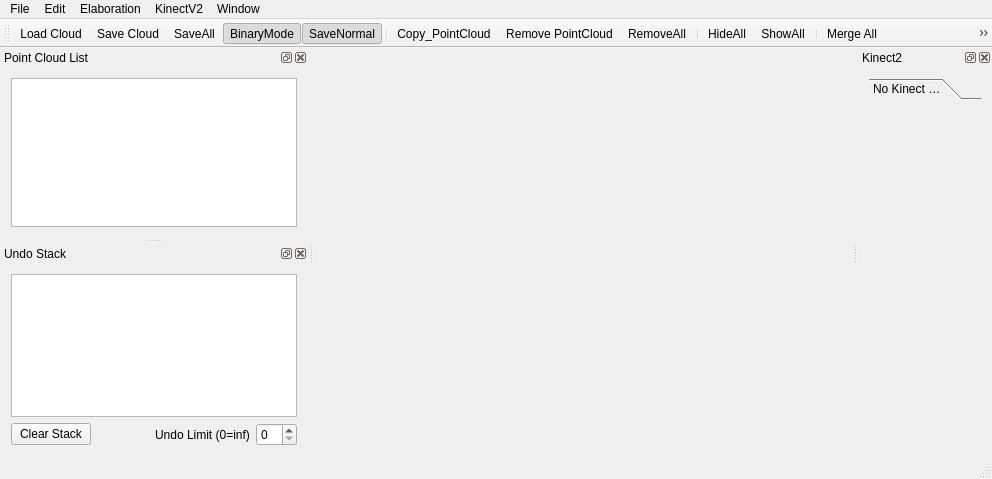
<?xml version="1.0" encoding="UTF-8"?>
<ui version="4.0">
 <class>MainWindow</class>
 <widget class="QMainWindow" name="MainWindow">
  <property name="geometry">
   <rect>
    <x>0</x>
    <y>0</y>
    <width>992</width>
    <height>479</height>
   </rect>
  </property>
  <property name="windowTitle">
   <string>MainWindow</string>
  </property>
  <widget class="QWidget" name="centralWidget">
   <property name="minimumSize">
    <size>
     <width>0</width>
     <height>0</height>
    </size>
   </property>
   <layout class="QGridLayout" name="gridLayout">
    <item row="0" column="1">
     <widget class="QVTKWidget" name="qvtkWidget" native="true">
      <property name="sizePolicy">
       <sizepolicy hsizetype="Expanding" vsizetype="Preferred">
        <horstretch>0</horstretch>
        <verstretch>0</verstretch>
       </sizepolicy>
      </property>
     </widget>
    </item>
   </layout>
  </widget>
  <widget class="QToolBar" name="toolBar">
   <attribute name="toolBarArea">
    <enum>TopToolBarArea</enum>
   </attribute>
   <attribute name="toolBarBreak">
    <bool>false</bool>
   </attribute>
   <addaction name="actionLoad_PointCloud"/>
   <addaction name="actionSave_PointCloud"/>
   <addaction name="actionSaveAll"/>
   <addaction name="actionBinaryMode"/>
   <addaction name="actionSaveNormal"/>
   <addaction name="separator"/>
   <addaction name="actionCopy_PointCloud"/>
   <addaction name="actionRemove_PointCloud"/>
   <addaction name="actionRemoveAll"/>
   <addaction name="separator"/>
   <addaction name="actionHideAll"/>
   <addaction name="actionShowAll"/>
   <addaction name="separator"/>
   <addaction name="actionMerge_All"/>
   <addaction name="actionShowSelectedPointCloud"/>
   <addaction name="separator"/>
   <addaction name="actionShowRefSystem"/>
   <addaction name="actionShowGround"/>
   <addaction name="actionTestPCLPlotter"/>
   <addaction name="actionPointSelection"/>
   <addaction name="actionExportPoses"/>
  </widget>
  <widget class="QStatusBar" name="statusBar"/>
  <widget class="QDockWidget" name="dockWidget_PointCloudList">
   <property name="minimumSize">
    <size>
     <width>300</width>
     <height>121</height>
    </size>
   </property>
   <property name="windowTitle">
    <string>Point Cloud List</string>
   </property>
   <attribute name="dockWidgetArea">
    <number>1</number>
   </attribute>
   <widget class="QWidget" name="dockWidgetContents">
    <layout class="QGridLayout" name="gridLayout_2">
     <item row="0" column="0">
      <widget class="QTreeView" name="CloudListView">
       <attribute name="headerDefaultSectionSize">
        <number>150</number>
       </attribute>
      </widget>
     </item>
    </layout>
   </widget>
  </widget>
  <widget class="QDockWidget" name="dockWidget_Kinect">
   <property name="windowTitle">
    <string>Kinect2</string>
   </property>
   <attribute name="dockWidgetArea">
    <number>2</number>
   </attribute>
   <widget class="QWidget" name="dockWidgetContents_Kinect">
    <property name="accessibleName">
     <string>KinectV2</string>
    </property>
    <layout class="QGridLayout" name="gridLayout_3">
     <item row="0" column="0">
      <widget class="QToolBox" name="KintoolBox">
       <widget class="KinectTab" name="EmptyKinect">
        <property name="geometry">
         <rect>
          <x>0</x>
          <y>0</y>
          <width>141</width>
          <height>318</height>
         </rect>
        </property>
        <attribute name="label">
         <string>No Kinect V2 found</string>
        </attribute>
       </widget>
      </widget>
     </item>
    </layout>
   </widget>
  </widget>
  <widget class="QDockWidget" name="dockWidget_UndoStack">
   <property name="minimumSize">
    <size>
     <width>308</width>
     <height>156</height>
    </size>
   </property>
   <property name="windowTitle">
    <string>Undo Stack</string>
   </property>
   <attribute name="dockWidgetArea">
    <number>1</number>
   </attribute>
   <widget class="QWidget" name="dockWidgetContents_3">
    <layout class="QVBoxLayout" name="verticalLayout">
     <item>
      <widget class="QUndoView" name="UndoStackView"/>
     </item>
     <item>
      <layout class="QHBoxLayout" name="horizontalLayout">
       <item>
        <widget class="QPushButton" name="pushButton_ClearUndoStack">
         <property name="text">
          <string>Clear Stack</string>
         </property>
        </widget>
       </item>
       <item>
        <spacer name="horizontalSpacer">
         <property name="orientation">
          <enum>Qt::Horizontal</enum>
         </property>
         <property name="sizeHint" stdset="0">
          <size>
           <width>40</width>
           <height>20</height>
          </size>
         </property>
        </spacer>
       </item>
       <item>
        <widget class="QLabel" name="label">
         <property name="text">
          <string>Undo Limit (0=inf)</string>
         </property>
        </widget>
       </item>
       <item>
        <widget class="QSpinBox" name="spinBox_UndoLimit"/>
       </item>
      </layout>
     </item>
    </layout>
   </widget>
  </widget>
  <widget class="QMenuBar" name="menuBar">
   <property name="geometry">
    <rect>
     <x>0</x>
     <y>0</y>
     <width>992</width>
     <height>25</height>
    </rect>
   </property>
   <widget class="QMenu" name="menuEdit">
    <property name="title">
     <string>Edit</string>
    </property>
   </widget>
   <widget class="QMenu" name="menuFile">
    <property name="title">
     <string>File</string>
    </property>
    <addaction name="actionLoad_PointCloud"/>
    <addaction name="actionSave_PointCloud"/>
    <addaction name="actionRemove_PointCloud"/>
    <addaction name="separator"/>
    <addaction name="separator"/>
   </widget>
   <widget class="QMenu" name="menuWindow">
    <property name="title">
     <string>Window</string>
    </property>
   </widget>
   <widget class="QMenu" name="menuElaborattion">
    <property name="title">
     <string>Elaboration</string>
    </property>
    <widget class="QMenu" name="menuFilters">
     <property name="title">
      <string>Filters</string>
     </property>
    </widget>
    <widget class="QMenu" name="menuRegistration">
     <property name="title">
      <string>Registration</string>
     </property>
    </widget>
    <widget class="QMenu" name="menuRecognition">
     <property name="title">
      <string>Recognition</string>
     </property>
    </widget>
    <addaction name="menuFilters"/>
    <addaction name="menuRegistration"/>
    <addaction name="menuRecognition"/>
   </widget>
   <widget class="QMenu" name="menuKinect">
    <property name="title">
     <string>KinectV2</string>
    </property>
    <addaction name="actionSyncOpen"/>
    <addaction name="actionSyncClose"/>
    <addaction name="actionSyncGrab"/>
   </widget>
   <addaction name="menuFile"/>
   <addaction name="menuEdit"/>
   <addaction name="menuElaborattion"/>
   <addaction name="menuKinect"/>
   <addaction name="menuWindow"/>
  </widget>
  <action name="actionLoad_PointCloud">
   <property name="icon">
    <iconset resource="../Icon/Icon.qrc">
     <normaloff>:/Images/Open.png</normaloff>:/Images/Open.png</iconset>
   </property>
   <property name="text">
    <string>Load Cloud</string>
   </property>
   <property name="toolTip">
    <string>Load a Point Cloud</string>
   </property>
   <property name="shortcut">
    <string>Ctrl+O</string>
   </property>
  </action>
  <action name="actionRemove_PointCloud">
   <property name="icon">
    <iconset resource="../Icon/Icon.qrc">
     <normaloff>:/Images/Trash.png</normaloff>:/Images/Trash.png</iconset>
   </property>
   <property name="text">
    <string>Remove PointCloud</string>
   </property>
   <property name="toolTip">
    <string>Remove the current Point Cloud</string>
   </property>
  </action>
  <action name="actionSave_PointCloud">
   <property name="icon">
    <iconset resource="../Icon/Icon.qrc">
     <normaloff>:/Images/Save.png</normaloff>:/Images/Save.png</iconset>
   </property>
   <property name="text">
    <string>Save Cloud</string>
   </property>
   <property name="toolTip">
    <string>Save the current Point Cloud</string>
   </property>
   <property name="shortcut">
    <string>Ctrl+S</string>
   </property>
  </action>
  <action name="actionBinaryMode">
   <property name="checkable">
    <bool>true</bool>
   </property>
   <property name="checked">
    <bool>true</bool>
   </property>
   <property name="icon">
    <iconset resource="../Icon/Icon.qrc">
     <normaloff>:/Images/Binary.png</normaloff>:/Images/Binary.png</iconset>
   </property>
   <property name="text">
    <string>BinaryMode</string>
   </property>
   <property name="toolTip">
    <string>Save Point Cloud in Binary Mode</string>
   </property>
  </action>
  <action name="actionSyncGrab">
   <property name="text">
    <string>SyncGrab</string>
   </property>
   <property name="toolTip">
    <string>SyncGrab</string>
   </property>
  </action>
  <action name="actionSyncOpen">
   <property name="text">
    <string>SyncOpen</string>
   </property>
   <property name="toolTip">
    <string>SyncOpen</string>
   </property>
  </action>
  <action name="actionSyncClose">
   <property name="text">
    <string>SyncClose</string>
   </property>
   <property name="toolTip">
    <string>SyncClose</string>
   </property>
  </action>
  <action name="actionRemoveAll">
   <property name="icon">
    <iconset resource="../Icon/Icon.qrc">
     <normaloff>:/Images/Trash_All.png</normaloff>:/Images/Trash_All.png</iconset>
   </property>
   <property name="text">
    <string>RemoveAll</string>
   </property>
   <property name="toolTip">
    <string>RemoveAll</string>
   </property>
  </action>
  <action name="actionHideAll">
   <property name="icon">
    <iconset resource="../Icon/Icon.qrc">
     <normaloff>:/Images/Hide.png</normaloff>:/Images/Hide.png</iconset>
   </property>
   <property name="text">
    <string>HideAll</string>
   </property>
   <property name="toolTip">
    <string>HideAll</string>
   </property>
  </action>
  <action name="actionShowAll">
   <property name="icon">
    <iconset resource="../Icon/Icon.qrc">
     <normaloff>:/Images/Show.png</normaloff>:/Images/Show.png</iconset>
   </property>
   <property name="text">
    <string>ShowAll</string>
   </property>
   <property name="toolTip">
    <string>Show All the point cloud in the list</string>
   </property>
  </action>
  <action name="actionShowRefSystem">
   <property name="checkable">
    <bool>true</bool>
   </property>
   <property name="checked">
    <bool>true</bool>
   </property>
   <property name="icon">
    <iconset resource="../Icon/Icon.qrc">
     <normaloff>:/Images/Ref_Syst.png</normaloff>:/Images/Ref_Syst.png</iconset>
   </property>
   <property name="text">
    <string>ShowRefSystem</string>
   </property>
   <property name="toolTip">
    <string>Show the main Reference System</string>
   </property>
  </action>
  <action name="actionCopy_PointCloud">
   <property name="icon">
    <iconset resource="../Icon/Icon.qrc">
     <normaloff>:/Images/Copy.png</normaloff>:/Images/Copy.png</iconset>
   </property>
   <property name="text">
    <string>Copy_PointCloud</string>
   </property>
   <property name="shortcut">
    <string>Ctrl+C</string>
   </property>
  </action>
  <action name="actionShowSelectedPointCloud">
   <property name="checkable">
    <bool>true</bool>
   </property>
   <property name="checked">
    <bool>false</bool>
   </property>
   <property name="text">
    <string>ShowSelectedPointCloud</string>
   </property>
   <property name="toolTip">
    <string>Show the Selected Point Cloud</string>
   </property>
  </action>
  <action name="actionSaveAll">
   <property name="icon">
    <iconset resource="../Icon/Icon.qrc">
     <normaloff>:/Images/Save_All.png</normaloff>:/Images/Save_All.png</iconset>
   </property>
   <property name="text">
    <string>SaveAll</string>
   </property>
  </action>
  <action name="actionMerge_All">
   <property name="text">
    <string>Merge All</string>
   </property>
   <property name="toolTip">
    <string>Merge all the point cloud in a single point cloud</string>
   </property>
  </action>
  <action name="actionTestPCLPlotter">
   <property name="icon">
    <iconset resource="../Icon/Icon.qrc">
     <normaloff>:/Images/Plot.png</normaloff>:/Images/Plot.png</iconset>
   </property>
   <property name="text">
    <string>testPCLPlotter</string>
   </property>
   <property name="toolTip">
    <string>Test for PCL Plotter</string>
   </property>
  </action>
  <action name="actionPointSelection">
   <property name="checkable">
    <bool>true</bool>
   </property>
   <property name="text">
    <string>PointSelection</string>
   </property>
   <property name="toolTip">
    <string>Enable Point Selection</string>
   </property>
  </action>
  <action name="actionShowGround">
   <property name="checkable">
    <bool>true</bool>
   </property>
   <property name="checked">
    <bool>true</bool>
   </property>
   <property name="icon">
    <iconset resource="../Icon/Icon.qrc">
     <normaloff>:/Images/Ground.png</normaloff>:/Images/Ground.png</iconset>
   </property>
   <property name="text">
    <string>ShowGround</string>
   </property>
   <property name="toolTip">
    <string>Show the Ground</string>
   </property>
  </action>
  <action name="actionExportPoses">
   <property name="text">
    <string>exportPoses</string>
   </property>
  </action>
  <action name="actionSaveNormal">
   <property name="checkable">
    <bool>true</bool>
   </property>
   <property name="checked">
    <bool>true</bool>
   </property>
   <property name="icon">
    <iconset resource="../Icon/Icon.qrc">
     <normaloff>:/Images/Normal.png</normaloff>:/Images/Normal.png</iconset>
   </property>
   <property name="text">
    <string>SaveNormal</string>
   </property>
  </action>
 </widget>
 <layoutdefault spacing="6" margin="11"/>
 <customwidgets>
  <customwidget>
   <class>QVTKWidget</class>
   <extends>QWidget</extends>
   <header>QVTKWidget.h</header>
   <container>1</container>
   <slots>
    <slot>setEnable(int)</slot>
   </slots>
  </customwidget>
  <customwidget>
   <class>KinectTab</class>
   <extends>QWidget</extends>
   <header>PCViewer/kinecttab.h</header>
   <container>1</container>
  </customwidget>
  <customwidget>
   <class>QUndoView</class>
   <extends>QListView</extends>
   <header>qundoview.h</header>
  </customwidget>
 </customwidgets>
 <resources>
  <include location="../Icon/Icon.qrc"/>
 </resources>
 <connections/>
</ui>
